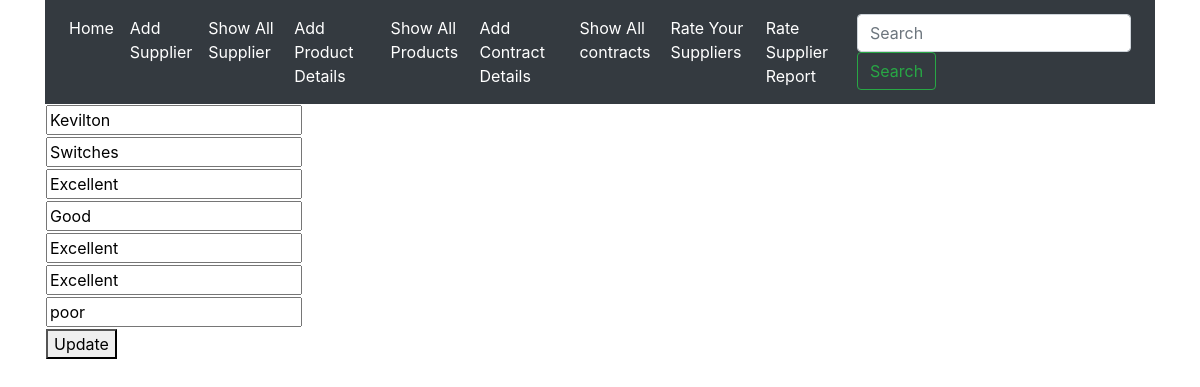
Page /editing/3 on the committed database.
### myapps/models.py (models this page shows)
class Rating(models.Model):
    vname = models.CharField(max_length=30)
    vproduct = models.CharField(max_length=30)
    quality = models.CharField(max_length=100)
    rdeli = models.CharField(max_length=30)
    rprice = models.CharField(max_length=30)
    service = models.CharField(max_length=30)
    risk = models.CharField(max_length=30)

### myapps/views.py (the view)
# urls.py: path('editing/<int:id>', views.editing),
def editing(request, id):
    rating = Rating.objects.get(id=id)
    return render(request, 'editing.html', {'rating': rating})

### myapps/templates/editing.html (shortened to what this page needs)
{% extends 'base.html' %}
{% block content %}
<form method="POST" action="/updated/{{ rating.id }}">
    <table>
        <tr>
            <td><input name="vname" required value="{{ rating.vname }}">
            </td>
        </tr>
        <tr>
            <td><input name="vproduct" required value="{{ rating.vproduct }}">
            </td>
        </tr>
        <tr>
            <td><input name="quality" required value="{{ rating.quality }}">
            </td>
        </tr>
        <tr>
            <td><input name="rdeli" required value="{{ rating.rdeli }}">
            </td>
        </tr>
        <tr>
            <td><input name="rprice" required value="{{ rating.rprice }}">
            </td>
        </tr>
        <tr>
            <td><input name="service" required value="{{ rating.service }}">
            </td>
        </tr>
        <tr>
            <td><input name="risk" required value="{{ rating.risk }}">
            </td>
        </tr>
        <tr>
            <td>
                <button type="submit">Update</button>
            </td>
        </tr>
    </table>
</form>
{% endblock %}

### rows in the picture
Rating: vname "Kevilton", vproduct "Switches", quality "Excellent", rdeli "Good", rprice "Excellent", service "Excellent", risk "poor"
